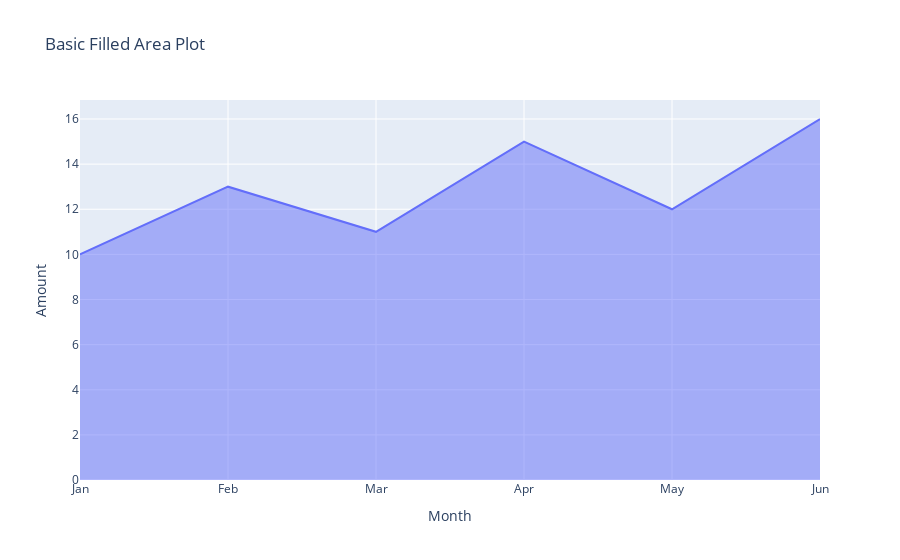

Notebook cell for this chart:
### Code cell
# Sample data
months = ['Jan', 'Feb', 'Mar', 'Apr', 'May', 'Jun']
values = [10, 13, 11, 15, 12, 16]

# Create DataFrame
df = pd.DataFrame({
    'Month': months,
    'Value': values
})

# Create basic filled area plot
fig = px.area(
    df,
    x='Month',
    y='Value',
    title='Basic Filled Area Plot',
    labels={'Value': 'Amount', 'Month': 'Month'}
)

# Update layout
fig.update_layout(
    showlegend=False,
    hovermode='x unified'  # Shows all data points at the same x-coordinate in a single tooltip
)

fig.show()

### Figure 1 — Plotly figure (JSON) as saved in the notebook; plotly's stock layout.template omitted (floating-point values rounded to 4 significant figures)
{"data": [{"fillpattern": {"shape": ""}, "hovertemplate": "Month=%{x}<br>Amount=%{y}<extra></extra>", "legendgroup": "", "line": {"color": "#636efa"}, "marker": {"symbol": "circle"}, "mode": "lines", "name": "", "orientation": "v", "showlegend": false, "stackgroup": "1", "type": "scatter", "x": ["Jan", "Feb", "Mar", "Apr", "May", "Jun"], "xaxis": "x", "y": [10, 13, 11, 15, 12, 16], "yaxis": "y"}], "layout": {"hovermode": "x unified", "legend": {"tracegroupgap": 0}, "showlegend": false, "title": {"text": "Basic Filled Area Plot"}, "xaxis": {"anchor": "y", "domain": [0, 1], "title": {"text": "Month"}}, "yaxis": {"anchor": "x", "domain": [0, 1], "title": {"text": "Amount"}}}}
